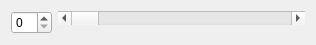
<?xml version="1.0" encoding="UTF-8"?>
<ui version="4.0">
 <class>SmallWidget</class>
 <widget class="QWidget" name="SmallWidget">
  <property name="geometry">
   <rect>
    <x>0</x>
    <y>0</y>
    <width>316</width>
    <height>38</height>
   </rect>
  </property>
  <property name="windowTitle">
   <string>Form</string>
  </property>
  <layout class="QFormLayout" name="formLayout">
   <item row="0" column="0">
    <widget class="QSpinBox" name="spinBox"/>
   </item>
   <item row="0" column="1">
    <widget class="QScrollBar" name="horizontalScrollBar">
     <property name="orientation">
      <enum>Qt::Horizontal</enum>
     </property>
    </widget>
   </item>
  </layout>
 </widget>
 <resources/>
 <connections/>
</ui>
